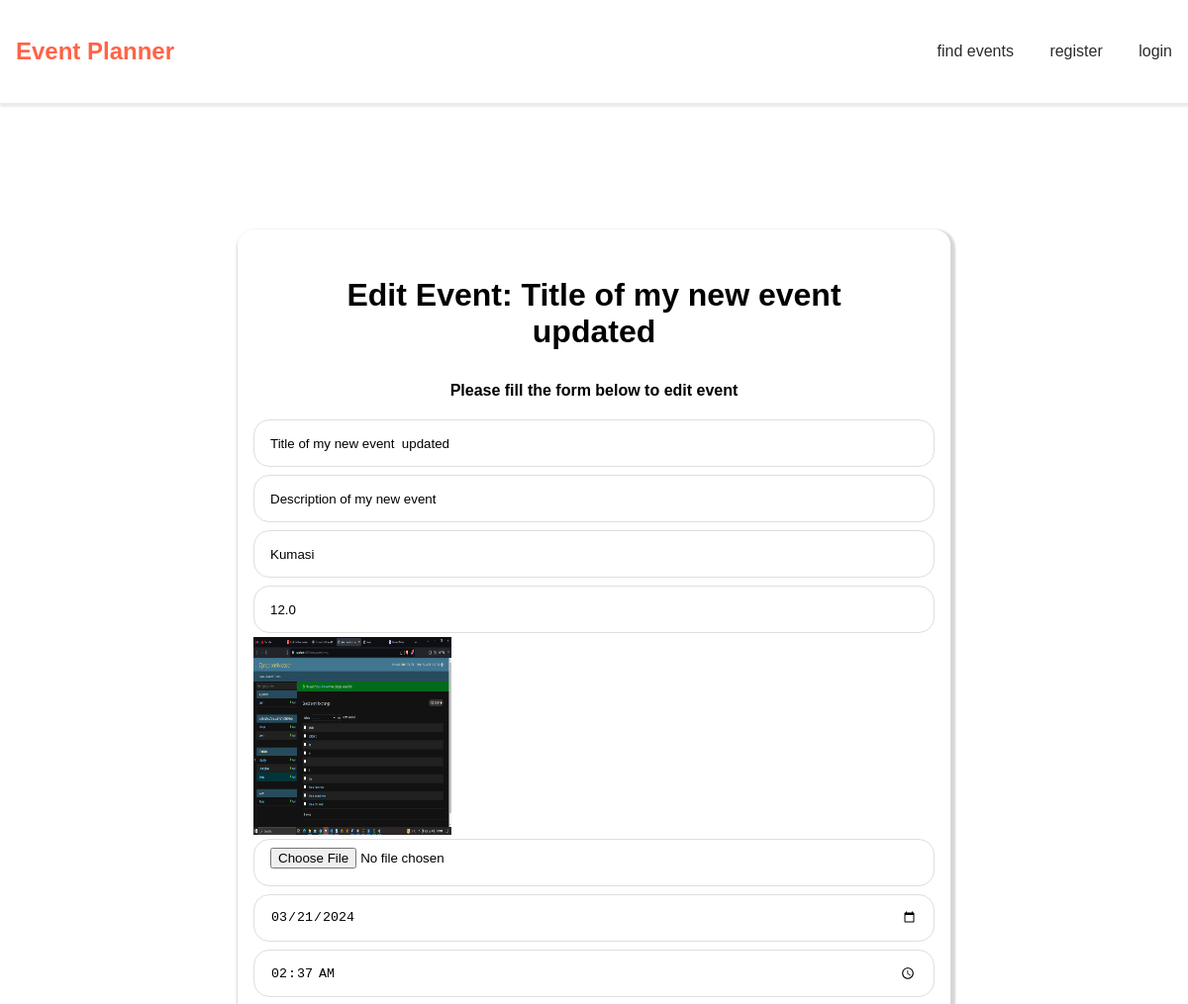
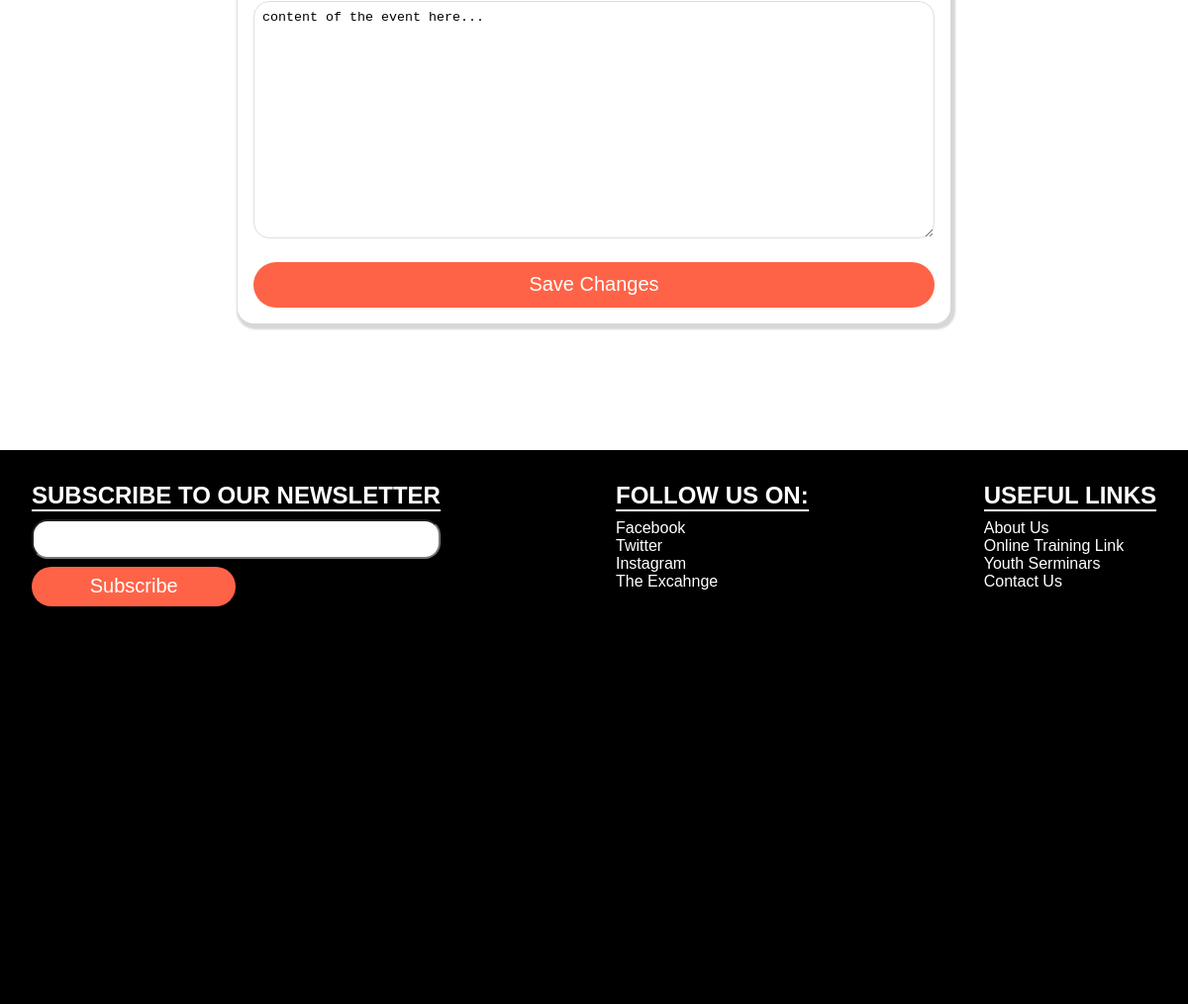
Screenshot of /control/edit_event/Title of my new event  updated with the database file from the repository (2 pictures, top to bottom).
### control/models.py (models this page shows, shortened)
class Event(models.Model):
    class EventState(models.TextChoices):
        OPEN = ("OPEN", "Open")
        CLOSED = ("CLOSED", "Closed")
    organizer = models.ForeignKey(User, on_delete=models.CASCADE)
    title = models.CharField(max_length=100, unique=True, blank=False, null=False)
    description = models.CharField(max_length=100, blank=False, null=False)
    details = models.TextField(blank=False)
    location = models.CharField(max_length=150, null=False, default="")
    image = models.ImageField(upload_to=base.MEDIA_ROOT)
    price_tag = models.FloatField(max_length=float("inf"), default=0)
    state = models.CharField(
        max_length=100, choices=EventState.choices, default=EventState.OPEN
    )
    date = models.DateField(default=timezone.now)
    time = models.TimeField(default=timezone.now)

### control/views.py (the view, shortened to what this page needs)
# urls.py: path("edit_event/<str:title>", EditEvent.as_view(), name="edit_event"),
class EditEvent(View):
    model = Event
    def get(self, request, title):
        event = self.model.objects.get(title=title)
        return render(request, "control/edit_event.html", {"event": event})

### templates/control/edit_event.html (shortened to what this page needs)
{% extends "base.html" %}
{% block content %}
<article class="contact-us" id="contact">
    <h2 class="contact-hd">Edit Event: {{event.title }}</h2>
    <section class="contac-form">
        <h4 class="hd-4">Please fill the form below to edit event</h4>
        <form class="form" action="{% url 'control:edit_event' event.title %}" method="post"
            enctype="multipart/form-data">
            <p>
                <input type="text" name="title" placeholder="Event title" required autocomplete="on"
                    value="{{event.title|safe}}">
            </p>
            <p>
                <input type="text" name="description" placeholder="Description of event" required autocomplete="on"
                    value="{{event.description|safe}}">
            </p>
            <p>
                <input type="text" name="location" placeholder="Location of event" required autocomplete="on"
                    value="{{event.location|safe}}">
            </p>
            <p>
                <input type="number" name="price" placeholder="Price of RSVP" required autocomplete="on"
                    value="{{event.price_tag}}">
            </p>
            <p>
                <img src="{{ event.image.url }}" alt="Event image" width="200" height="200">
                <input type="file" name="image" src="{{event.image.url}}" accept="image/*">
            </p>
            <p>
                <input type="date" name="date" placeholder="Date of event" required autocomplete="on"
                    value="{{ event.date|date:'Y-m-d' }}">
            </p>
            <p>
                <input type="time" name="time" placeholder="time of event" required autocomplete="on"
                    value="{{event.time|time:'h:i'}}">
            </p>
            <textarea name="details" id="message" cols="30" rows="10" required>{{event.details|safe}}</textarea>
            <br />
            <p>
                <button type="submit">Save Changes</button>
            </p>
        </form>
    </section>
</article>
{% endblock content %}

### static/css/styles.css (style rules this page uses)
* { margin: 0; padding: 0; box-sizing: border-box; }
img { display: block; }
body { background-color: #fff; font-family: 'Lucida Sans', 'Lucida Sans Regular', 'Lucida Grande', 'Lucida Sans Unicode', Geneva, Verdana, sans-serif; }
.contact-us { margin: 8rem auto; max-width: 60%; justify-content: space-evenly; padding: 1rem; box-shadow: 2px 3px 2px 3px #ccccccc9; border-radius: 1rem; }
.contact-hd { text-align: center; font-size: 2rem; padding: 1rem; margin: 1rem; }
.hd-4 { text-align: center; }
.form input { padding: 0.5rem 1rem; margin: 0.25rem auto; width: 100%; height: 6vh; border-radius: 1rem; align-items: center; color: #000; border: 1.5px solid #dedede; }
.form { margin-top: 1rem; }
.form textarea { padding: 0.5rem; margin: 0.25rem auto; max-width: 100%; min-width: 100%; height: 30vh; border-radius: 1rem; align-items: center; color: #000; border: 1.5px solid #dedede; }
.form button { width: 100%; height: 5.7vh; border: 0px solid lightcoral; color: #fff; border-radius: 5rem; font-size: 1.25rem; margin-top: 1rem; background-color: tomato; }

### rows the page displays
Event: title "Title of my new event updated", description "Description of my new event", location "Kumasi", price "12.0", image (picture), date "03/21/2024", time "02:37", details "content of the event here..."
